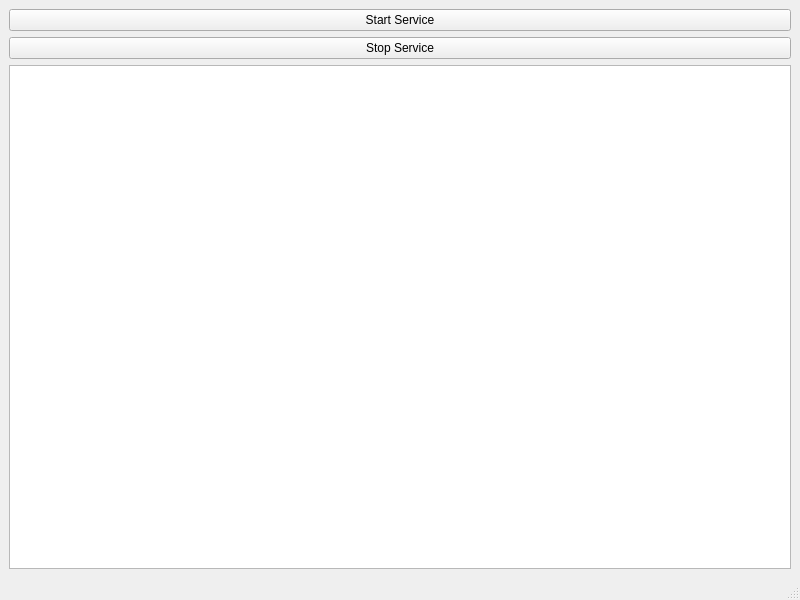
<?xml version="1.0" encoding="UTF-8"?>
<ui version="4.0">
 <class>MainWindow</class>
 <widget class="QMainWindow" name="MainWindow">
  <property name="geometry">
   <rect>
    <x>0</x>
    <y>0</y>
    <width>800</width>
    <height>600</height>
   </rect>
  </property>
  <property name="windowTitle">
   <string>MainWindow</string>
  </property>
  <widget class="QWidget" name="centralwidget">
   <layout class="QVBoxLayout" name="verticalLayout">
    <item>
     <widget class="QPushButton" name="startButton">
      <property name="text">
       <string>Start Service</string>
      </property>
     </widget>
    </item>
    <item>
     <widget class="QPushButton" name="stopButton">
      <property name="text">
       <string>Stop Service</string>
      </property>
     </widget>
    </item>
    <item>
     <widget class="QTextBrowser" name="textBrowser"/>
    </item>
   </layout>
  </widget>
  <widget class="QMenuBar" name="menubar">
   <property name="geometry">
    <rect>
     <x>0</x>
     <y>0</y>
     <width>800</width>
     <height>20</height>
    </rect>
   </property>
  </widget>
  <widget class="QStatusBar" name="statusbar"/>
 </widget>
 <resources/>
 <connections/>
</ui>
